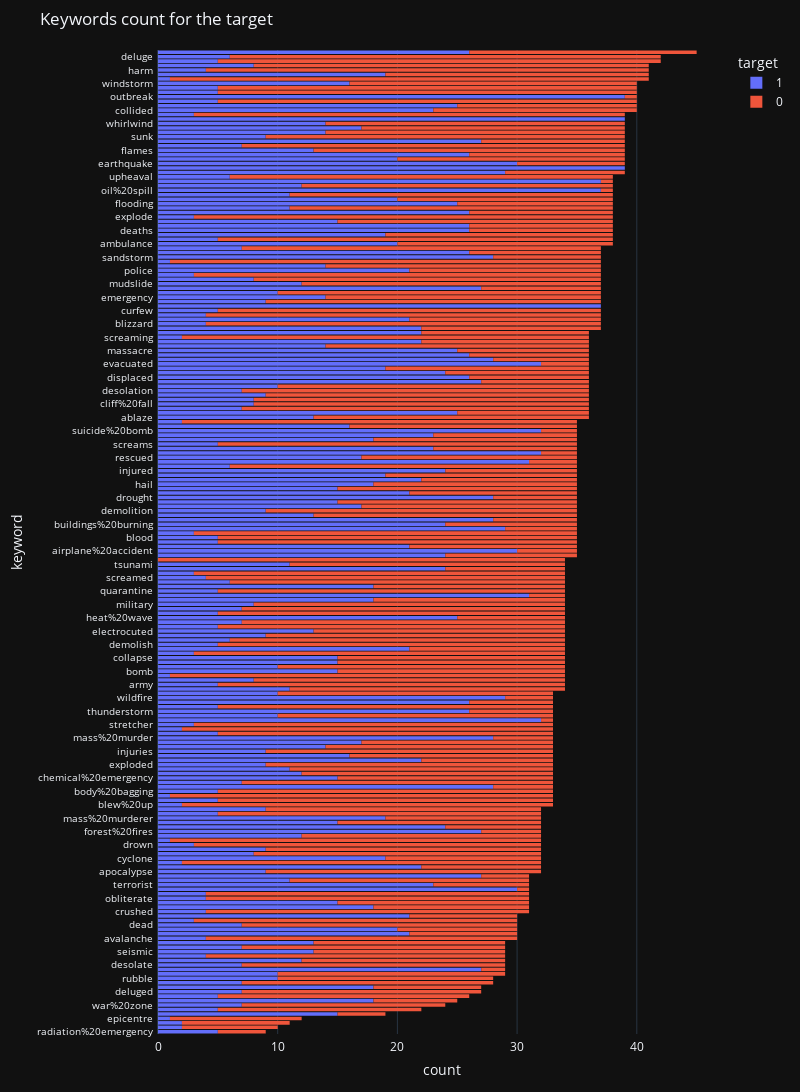

This figure's notebook cell:
### Code cell
fig = px.histogram(df, 
                   y='keyword', 
                   color = 'target',
                   title="Keywords count for the target"
                  )
fig.update_layout(width=800, 
                  title_x = 0.5,
                  height=3000,
                  margin=dict(l=50,r=50,b=50,t=50,pad=4),
                  template = 'plotly_dark',
                  barmode="relative",
                  yaxis={'categoryorder':'total ascending'}
                 )
fig.update_yaxes(tickfont_size=10)
fig.show()

### Figure 1 — Plotly figure (JSON) as saved in the notebook; plotly's stock layout.template omitted (floating-point values rounded to 4 significant figures; data arrays with more than 128 entries replaced by an {"elided": "..."} marker saying what was removed)
{"data": [{"alignmentgroup": "True", "bingroup": "y", "hovertemplate": "target=1<br>count=%{x}<br>keyword=%{y}<extra></extra>", "legendgroup": "1", "marker": {"color": "#636efa", "pattern": {"shape": ""}}, "name": "1", "offsetgroup": "1", "orientation": "h", "showlegend": true, "type": "histogram", "xaxis": "x", "y": {"elided": "3271 str values"}, "yaxis": "y"}, {"alignmentgroup": "True", "bingroup": "y", "hovertemplate": "target=0<br>count=%{x}<br>keyword=%{y}<extra></extra>", "legendgroup": "0", "marker": {"color": "#EF553B", "pattern": {"shape": ""}}, "name": "0", "offsetgroup": "0", "orientation": "h", "showlegend": true, "type": "histogram", "xaxis": "x", "y": {"elided": "4342 str values"}, "yaxis": "y"}], "layout": {"barmode": "relative", "height": 3000, "legend": {"title": {"text": "target"}, "tracegroupgap": 0}, "margin": {"b": 50, "l": 50, "pad": 4, "r": 50, "t": 50}, "title": {"text": "Keywords count for the target"}, "width": 800, "xaxis": {"anchor": "y", "domain": [0, 1], "title": {"text": "count"}}, "yaxis": {"anchor": "x", "categoryorder": "total ascending", "domain": [0, 1], "tickfont": {"size": 10}, "title": {"text": "keyword"}}}}
